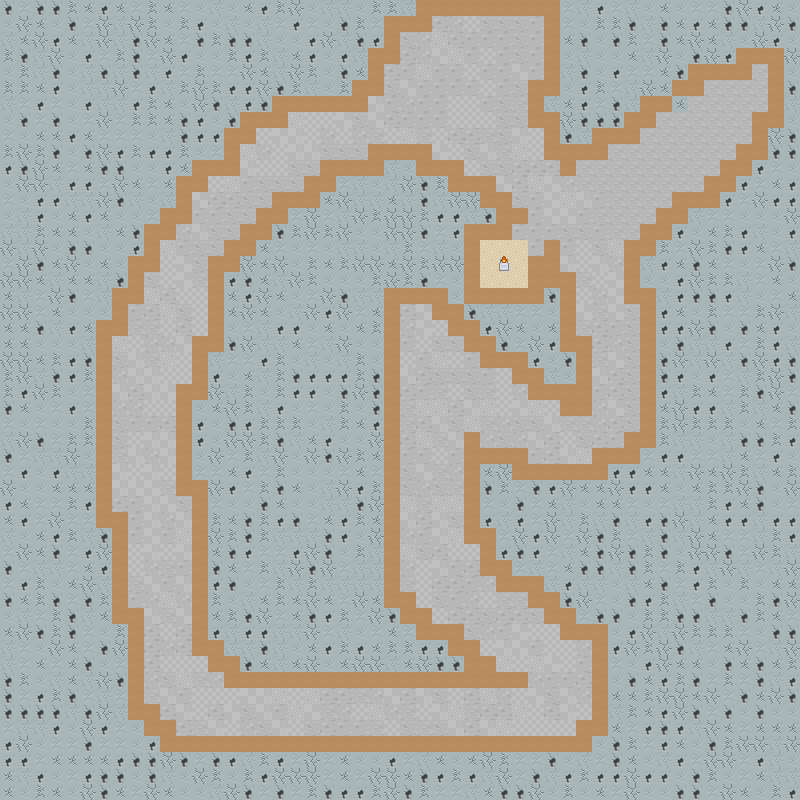

This game map was drawn from its Tiled (.tmx) file and the tilesets committed beside it. A one-line description and the trimmed map source follow:
An orthogonal 50x50 tile map with 16x16 px tiles, 3 tile layers (BackgroundLayer, Paths, Walls) and 19 objects.

<map version="1.2" tiledversion="1.2.3" orientation="orthogonal" renderorder="left-down" width="50" height="50" tilewidth="16" tileheight="16" infinite="0" nextlayerid="5" nextobjectid="30">
 <tileset firstgid="1" name="roguelikeDungeon_transparent" tilewidth="16" tileheight="16" spacing="1" tilecount="522" columns="29">
  <image source="roguelikeDungeon_transparent.png" width="492" height="305" />
  <tile id="212">
   <properties>
    <property name="Type" value="Wall" />
   </properties>
  </tile>
  <tile id="398">
   <properties>
    <property name="Destructible" type="bool" value="true" />
    <property name="DoorHeight" type="int" value="3" />
    <property name="DoorWidth" type="int" value="3" />
    <property name="DoorX" type="int" value="1" />
    <property name="DoorY" type="int" value="3" />
    <property name="Type" value="Door" />
   </properties>
  </tile>
  <tile id="399">
   <properties>
    <property name="Destructible" type="bool" value="true" />
    <property name="DoorHeight" type="int" value="3" />
    <property name="DoorWidth" type="int" value="3" />
    <property name="DoorX" type="int" value="2" />
    <property name="DoorY" type="int" value="3" />
    <property name="Type" value="Door" />
   </properties>
  </tile>
  <tile id="400">
   <properties>
    <property name="Destructible" type="bool" value="true" />
    <property name="DoorHeight" type="int" value="3" />
    <property name="DoorWidth" type="int" value="3" />
    <property name="DoorX" type="int" value="3" />
    <property name="DoorY" type="int" value="3" />
    <property name="Type" value="Door" />
   </properties>
  </tile>
  <tile id="427">
   <properties>
    <property name="Destructible" type="bool" value="true" />
    <property name="DoorHeight" type="int" value="3" />
    <property name="DoorWidth" type="int" value="3" />
    <property name="DoorX" type="int" value="1" />
    <property name="DoorY" type="int" value="2" />
    <property name="Type" value="Door" />
   </properties>
  </tile>
  <tile id="428">
   <properties>
    <property name="Destructible" type="bool" value="true" />
    <property name="DoorHeight" type="int" value="3" />
    <property name="DoorWidth" type="int" value="3" />
    <property name="DoorX" type="int" value="2" />
    <property name="DoorY" type="int" value="2" />
    <property name="Type" value="Door" />
   </properties>
  </tile>
  <tile id="429">
   <properties>
    <property name="Destructible" type="bool" value="true" />
    <property name="DoorHeight" type="int" value="3" />
    <property name="DoorWidth" type="int" value="3" />
    <property name="DoorX" type="int" value="3" />
    <property name="DoorY" type="int" value="2" />
    <property name="Type" value="Door" />
   </properties>
  </tile>
  <tile id="456">
   <properties>
    <property name="Destructible" type="bool" value="true" />
    <property name="DoorHeight" type="int" value="3" />
    <property name="DoorWidth" type="int" value="3" />
    <property name="DoorX" type="int" value="1" />
    <property name="DoorY" type="int" value="1" />
    <property name="Type" value="Door" />
   </properties>
  </tile>
  <tile id="457">
   <properties>
    <property name="Destructible" type="bool" value="true" />
    <property name="DoorHeight" type="int" value="3" />
    <property name="DoorWidth" type="int" value="3" />
    <property name="DoorX" type="int" value="2" />
    <property name="DoorY" type="int" value="1" />
    <property name="Type" value="Door" />
   </properties>
  </tile>
  <tile id="458">
   <properties>
    <property name="Destructible" type="bool" value="true" />
    <property name="DoorHeight" type="int" value="3" />
    <property name="DoorWidth" type="int" value="3" />
    <property name="DoorX" type="int" value="3" />
    <property name="DoorY" type="int" value="1" />
    <property name="Type" value="Door" />
   </properties>
  </tile>
 </tileset>
 <layer id="1" name="BackgroundLayer" width="50" height="50" locked="1">
  <data>[2500 cells, 2500 non-empty, 8 distinct tile ids]</data>
 </layer>
 <layer id="2" name="Paths" width="50" height="50" locked="1">
  <data>[2500 cells, 608 non-empty, 12 distinct tile ids]</data>
 </layer>
 <layer id="3" name="Walls" width="50" height="50" locked="1">
  <data>[2500 cells, 366 non-empty, 2 distinct tile ids]</data>
 </layer>
 <objectgroup id="4" name="Object1" locked="1">
  <object id="8" gid="399" x="592" y="352" width="16" height="16" />
  <object id="9" gid="428" x="592" y="368" width="16" height="16" />
  <object id="10" gid="457" x="592" y="384" width="16" height="16" />
  <object id="11" gid="458" x="608" y="384" width="16" height="16" />
  <object id="12" gid="429" x="608" y="368" width="16" height="16" />
  <object id="13" gid="400" x="608" y="352" width="16" height="16">
   <properties>
    <property name="Destructible" type="bool" value="true" />
   </properties>
  </object>
  <object id="14" gid="401" x="624" y="352" width="16" height="16" />
  <object id="15" gid="430" x="624" y="368" width="16" height="16" />
  <object id="16" gid="459" x="624" y="384" width="16" height="16" />
  <object id="18" gid="399" x="144" y="624" width="16" height="16" />
  <object id="19" gid="428" x="144" y="640" width="16" height="16" />
  <object id="20" gid="457" x="144" y="656" width="16" height="16" />
  <object id="21" gid="458" x="160" y="656" width="16" height="16" />
  <object id="22" gid="459" x="176" y="656" width="16" height="16" />
  <object id="23" gid="430" x="176" y="640" width="16" height="16" />
  <object id="24" gid="401" x="176" y="624" width="16" height="16" />
  <object id="25" gid="429" x="160" y="640" width="16" height="16" />
  <object id="26" gid="400" x="160" y="624" width="16" height="16" />
  <object id="29" x="272" y="704" width="16" height="16">
   <properties>
    <property name="PlayerSpawn" type="bool" value="true" />
   </properties>
  </object>
 </objectgroup>
</map>
